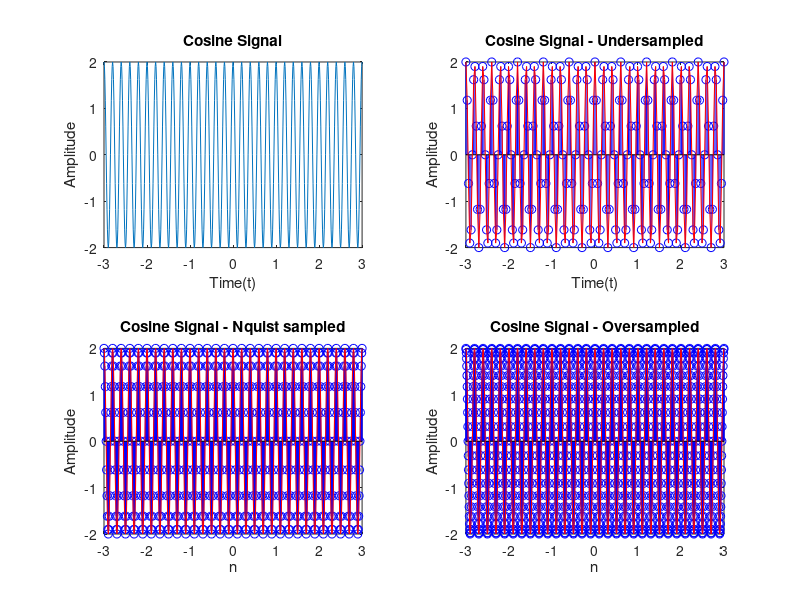

MATLAB code for this plot: (Note: this script raises an error after producing the figure.)
clc;
close all;

fprintf('Verification of Sampling Theorem\n');
f = input('Enter the frequency of the Cosine signal: ');
subplot(2,2,1);
t = (-3:0.01:3);
signal = 2*cos(2*pi*f*t);
plot(t,signal);
title('Cosine Signal');
xlabel('Time(t)');
ylabel('Amplitude');

subplot(2,2,2);
fus = f/1.5;
t = (-3*fus:0.1:3*fus);
signal_undersampled = 2*cos(2*pi*(f/fus)*t);
stem(t/fus,signal_undersampled, 'b');
hold on;
plot(t/fus, signal_undersampled, 'r' , 'LineWidth', 0.75);
title('Cosine Signal - Undersampled');
xlabel('Time(t)');
ylabel('Amplitude');

subplot(2,2,3);
fns = 2*f;
t = (-3*fns:0.1:3*fns);
signal_nquist = 2*cos(2*pi*(f/fns)*t);
stem(t/fns,signal_nquist, 'b');
hold on;
plot(t/fns, signal_nquist, 'r' , 'LineWidth', 0.75);
title('Cosine Signal - Nquist sampled');
xlabel('n');
ylabel('Amplitude');

subplot(2,2,4);
fos = 4*f;
t = (-3*fos:0.1:3*fos);
signal_oversampled = 2*cos(2*pi*(f/fos)*t);
stem(t/fos,signal_oversampled, 'b');
hold on;
plot(t/fos, signal_oversampled, 'r' , 'LineWidth', 0.75);
title('Cosine Signal - Oversampled');
xlabel('n');
ylabel('Amplitude');

fprintf("\nUndersampling => Sampling freq : " + fus + "\n");
fprintf("\nNquistsampling => Sampling freq : " + fns + "\n");
fprintf("\nOversampling => Sampling freq : " + fos + "\n");